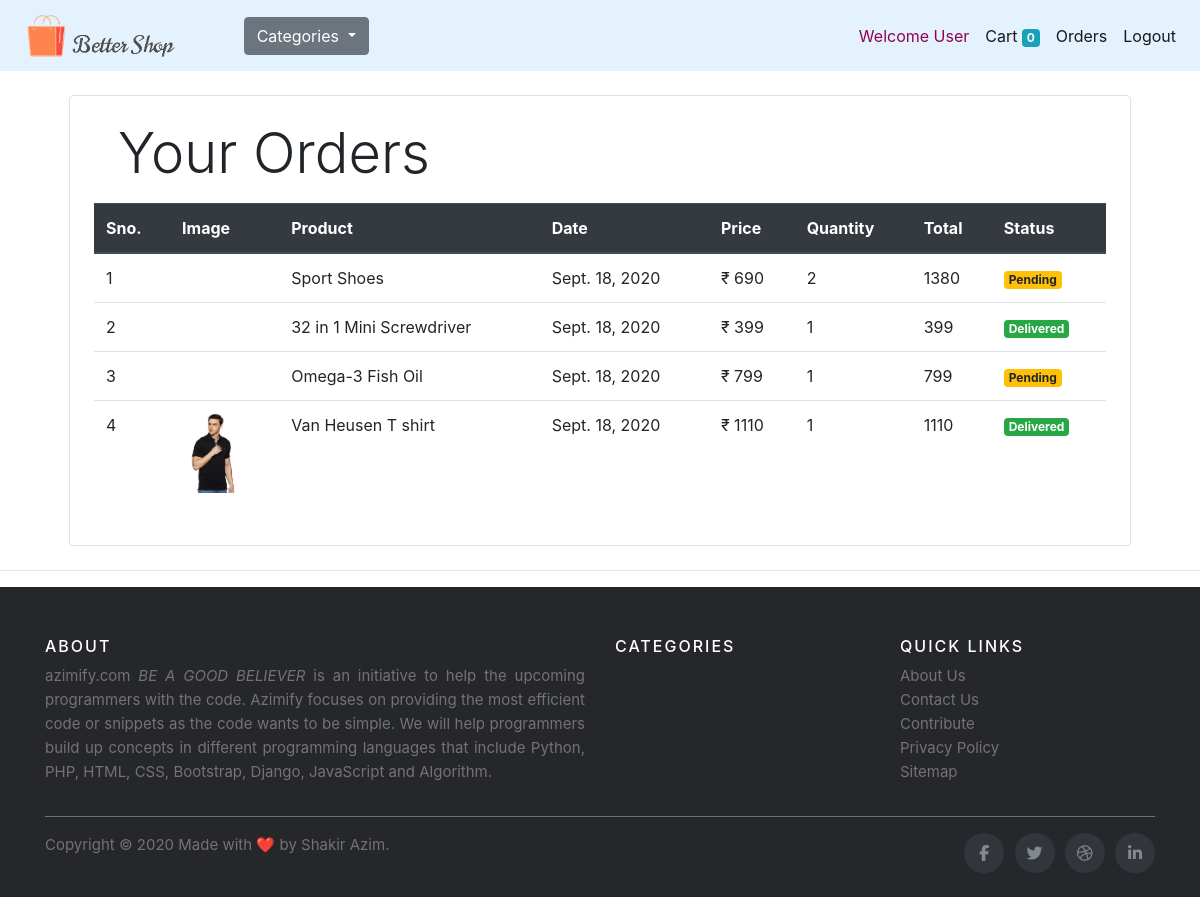
Page /orders/ (signed in) on the committed database.
### store/models.py (models this page shows, shortened)
class Customer(models.Model):
    first_name = models.CharField(max_length=50)
    last_name = models.CharField(max_length=50)
    phone = models.CharField(max_length=15)
    email = models.EmailField()
    password = models.CharField(max_length=500)

class OrderPlaced(models.Model):
    product = models.ForeignKey(Product,on_delete=models.CASCADE)
    customer = models.ForeignKey(Customer,on_delete=models.CASCADE)
    quantity = models.IntegerField(default=1)
    price = models.IntegerField()
    address = models.CharField(max_length=50, default='', blank=True)
    phone = models.CharField(max_length=50, default='', blank=True)
    date = models.DateField(default=datetime.datetime.today)
    delivered = models.BooleanField(default=False)

class Product(models.Model):
    name = models.CharField(max_length=50)
    price = models.FloatField(default=0)
    category = models.ForeignKey(Category, on_delete=models.CASCADE)
    description = models.CharField(max_length=200, null=True, blank=True)
    image = models.ImageField(null=True, blank=True)

### store/middlewares/auth.py (the view)
    def middleware(request):
        print(request.session.get('customer'))
        print(request.META['PATH_INFO'])
        if not request.session.get('customer'):
            return redirect('store:login')
        response = get_response(request)
        return response

### store/templatetags/cart.py (called while the page is built)
@register.filter(name='currency')
def currency(num):
    return "₹ "+str(num)

@register.filter(name='multiply')
def multiply(num , num1):
    return num * num1

### store/views.py (called while the page is built)
    def get(self, request):
        customer_id = request.session.get('customer')
        customer = Customer.objects.get(id = customer_id)
        orders = OrderPlaced.objects.filter(customer=customer).order_by('-date')
        context = {'orders':orders}
        return render(request, 'store/orders.html',context)

### store/templates/store/orders.html
{% extends 'store/base.html' %}
{% block content %}
{% load cart %}
<div class="container">
    <div class="border rounded p-4 m-4">
        <p class="display-4 pl-4 ml-40">Your Orders</p>
        <div class="table-responsive-sm">
            <table class="table">
                <thead class="thead-dark">
                    <tr>
                        <th>Sno.</th>
                        <th>Image</th>
                        <th>Product</th>
                        <th>Date</th>
                        <th>Price</th>
                        <th>Quantity</th>
                        <th>Total</th>
                        <th>Status</th>
                    </tr>
                </thead>
                <tbody>
                    {% for order in orders %}
                    <tr>
                        <td>{{forloop.counter}}</td>
                        <td><img style="height: 80px;" class="" src="{{order.product.image.url}}" alt=""></td>
                        <td>{{order.product.name}}</td>
                        <td>{{order.date}}</td>
                        <td>{{order.price|currency}}</td>
                        <td>{{order.quantity}}</td>
                        <td>{{order.quantity|multiply:order.price}}</td>
                        {% if order.delivered%}
                        <td><small class="badge badge-success">Delivered</small></td>
                        {% else %}
                        <td><small class="badge badge-warning">Pending</small></td>
                        {% endif %}
                    </tr>
                    {% endfor %}
                </tbody>
            </table>
        </div>
    </div>
</div>
{% endblock %}

### store/templates/store/base.html (shortened to what this page needs)
{% load static %}
<!doctype html>
<html lang="en">
<head>
  <link rel="stylesheet" href="https://stackpath.bootstrapcdn.com/bootstrap/4.5.2/css/bootstrap.min.css"
>
  <link rel="stylesheet" href="{% static 'store/css/style.css' %}">
  <link rel="stylesheet" href="https://cdnjs.cloudflare.com/ajax/libs/font-awesome/4.7.0/css/font-awesome.min.css">
</head>
<body>
  <nav class="navbar sticky-top navbar-expand-lg navbar-light" style="background-color: #e3f2fd;">
    <a class="navbar-brand" href="{% url 'store:index' %}"><span id="logo"><img
          src="{% static 'store/images/logo.png' %}" alt=""></span></a>
    <div class="collapse navbar-collapse" id="navbarSupportedContent">
      <ul class="navbar-nav mr-auto">
        <div class="dropdown mx-5">
          <button class="btn btn-secondary dropdown-toggle" type="button" id="dropdownMenuButton" data-toggle="dropdown"
            aria-haspopup="true" aria-expanded="false">
            Categories
          </button>
        </div>
      </ul>
      <ul class="navbar-nav my-2 my-lg-0">
        {% if request.session.customer %}
        <li class="nav-item active">
          <span class="nav-link" id="welcome"> Welcome {{request.session.customer_name}} </span>
        </li>
        {% endif %}
        <li class="nav-item active">
          <a class="nav-link" href="/cart">Cart
            <span class="badge badge-info">{{request.session.cart.keys|length}}</span>
            <span class="sr-only">(current)</span></a>
        </li>
        {% if request.session.customer %}
        <li class="nav-item active">
          <a class="nav-link" href="{% url 'store:orders' %}">Orders <span class="sr-only">(current)</span></a>
        </li>
        <li class="nav-item active">
          <a class="nav-link" href="/logout">Logout <span class="sr-only">(current)</span></a>
        </li>
        {% endif %}
      </ul>
    </div>
  </nav>
  <div id="contain">
    {% block content %}
    {% endblock %}
  </div>
  <hr>
  <footer class="site-footer">
    <div class="container">
      <div class="row">
        <div class="col-sm-12 col-md-6">
          <h6>About</h6>
          <p class="text-justify">azimify.com <i>BE A GOOD BELIEVER </i> is an initiative to help the upcoming
            programmers with the code. Azimify focuses on providing the most efficient code or snippets as the code
            wants to be simple. We will help programmers build up concepts in different programming languages that
            include Python, PHP, HTML, CSS, Bootstrap, Django, JavaScript and Algorithm.</p>
        </div>
        <div class="col-xs-6 col-md-3">
          <h6>Categories</h6>
        </div>
        <div class="col-xs-6 col-md-3">
          <h6>Quick Links</h6>
          <ul class="footer-links">
            <li><a href="#">About Us</a></li>
            <li><a href="#">Contact Us</a></li>
            <li><a href="#">Contribute</a></li>
            <li><a href="#">Privacy Policy</a></li>
            <li><a href="#">Sitemap</a></li>
          </ul>
        </div>
      </div>
      <hr>
    </div>
    <div class="container">
      <div class="row">
        <div class="col-md-8 col-sm-6 col-xs-12">
          <p class="copyright-text">Copyright &copy; 2020 Made with ❤️ by
            <a href="#">Shakir Azim</a>.
          </p>
        </div>
        <div class="col-md-4 col-sm-6 col-xs-12">
          <ul class="social-icons">
            <li><a class="facebook" href="#"><i class="fa fa-facebook"></i></a></li>
            <li><a class="twitter" href="#"><i class="fa fa-twitter"></i></a></li>
            <li><a class="dribbble" href="#"><i class="fa fa-dribbble"></i></a></li>
            <li><a class="linkedin" href="#"><i class="fa fa-linkedin"></i></a></li>
          </ul>
        </div>
      </div>
    </div>
  </footer>
</body>
</html>
<!DOCTYPE html>
<html lang="en">
<head>
</head>
</html>

### store/static/store/css/style.css (style rules this page uses)
#logo img { height: 45px; }
#welcome { color: #8f0455; }
.site-footer { background-color:#26272b; padding:45px 0 20px; font-size:15px; line-height:24px; color:#737373; }
.site-footer hr { border-top-color:#bbb; opacity:0.5 }
.site-footer h6 { color:#fff; font-size:16px; text-transform:uppercase; margin-top:5px; letter-spacing:2px }
.site-footer a { color:#737373; }
.footer-links { padding-left:0; list-style:none }
.footer-links li { display:block }
.footer-links a { color:#737373 }
.site-footer .social-icons { text-align:right }
.site-footer .social-icons a { width:40px; height:40px; line-height:40px; margin-left:6px; margin-right:0; border-radius:100%; background-color:#33353d }
.copyright-text { margin:0 }
.social-icons { padding-left:0; margin-bottom:0; list-style:none }
.social-icons li { display:inline-block; margin-bottom:4px }
.social-icons a { background-color:#eceeef; color:#818a91; font-size:16px; display:inline-block; line-height:44px; width:44px; height:44px; text-align:center; margin-right:8px; border-radius:100%; -webkit-transition:all .2s linear; -o-transition:all .2s linear; transition:all .2s linear }

### rows in the picture
Customer: session.customer_name "User"
OrderPlaced: product.name "Sport Shoes", date "Sept. 18, 2020", price "₹ 690", quantity "2", quantity|multiply "1380", delivered "Pending"
OrderPlaced: product.name "32 in 1 Mini Screwdriver", date "Sept. 18, 2020", price "₹ 399", quantity "1", quantity|multiply "399", delivered "Delivered"
OrderPlaced: product.name "Omega-3 Fish Oil", date "Sept. 18, 2020", price "₹ 799", quantity "1", quantity|multiply "799", delivered "Pending"
OrderPlaced: product.image (picture), product.name "Van Heusen T shirt", date "Sept. 18, 2020", price "₹ 1110", quantity "1", quantity|multiply "1110", delivered "Delivered"

### other values in the picture
{{ request.session.cart.keys|length }} "0"
